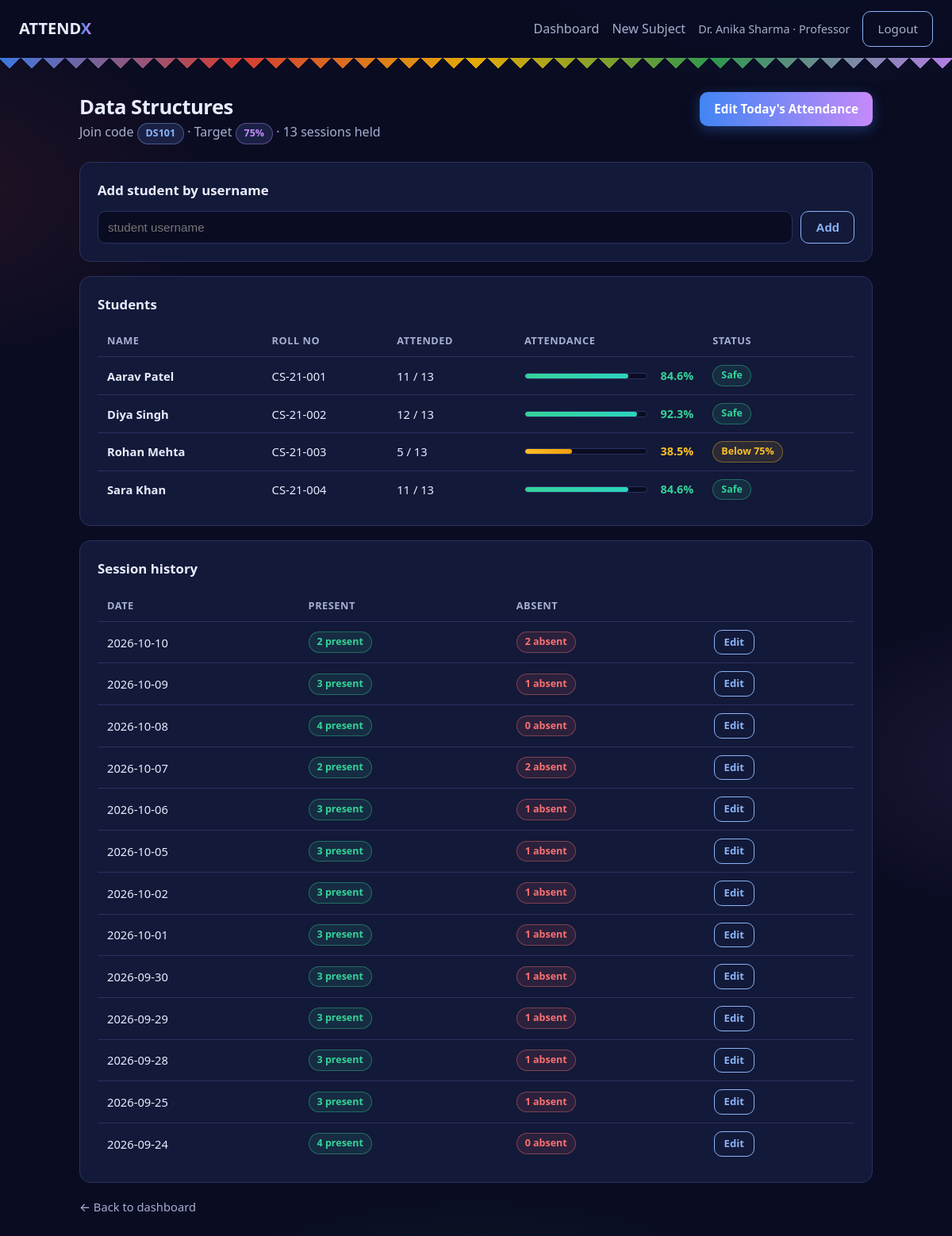
Screenshot of /prof/subject/1 (signed in) with the database file from the repository.
### tables this page shows
CREATE TABLE subjects (
    id INTEGER PRIMARY KEY AUTOINCREMENT,
    prof_id INTEGER NOT NULL REFERENCES professors(id) ON DELETE CASCADE,
    name TEXT NOT NULL,
    code TEXT UNIQUE NOT NULL,
    min_attendance_pct REAL NOT NULL DEFAULT 75
);

CREATE TABLE students (
    id INTEGER PRIMARY KEY AUTOINCREMENT,
    username TEXT UNIQUE NOT NULL,
    password_hash TEXT NOT NULL,
    name TEXT NOT NULL,
    roll_no TEXT NOT NULL
);

CREATE TABLE attendance_sessions (
    id INTEGER PRIMARY KEY AUTOINCREMENT,
    subject_id INTEGER NOT NULL REFERENCES subjects(id) ON DELETE CASCADE,
    session_date TEXT NOT NULL,
    created_at TEXT NOT NULL DEFAULT CURRENT_TIMESTAMP,
    UNIQUE(subject_id, session_date)
);

### app.py (the view)
@app.route("/prof/subject/<int:subject_id>")
@login_required("prof")
def subject_detail(subject_id):
    subject = get_own_subject(subject_id)
    if not subject:
        flash("Subject not found.", "error")
        return redirect(url_for("prof_dashboard"))
    db = get_db()
    stats = build_student_stats(db, subject)
    sessions_total = total_sessions(db, subject_id)
    history = db.execute(
        """
        SELECT ses.id, ses.session_date,
               SUM(CASE WHEN ar.status = 'P' THEN 1 ELSE 0 END) AS present_count,
               SUM(CASE WHEN ar.status = 'A' THEN 1 ELSE 0 END) AS absent_count
        FROM attendance_sessions ses
        LEFT JOIN attendance_records ar ON ar.session_id = ses.id
        WHERE ses.subject_id = ?
        GROUP BY ses.id
        ORDER BY ses.session_date DESC
        """,
        (subject_id,),
    ).fetchall()
    today_session = db.execute(
        "SELECT id FROM attendance_sessions WHERE subject_id = ? AND session_date = ?",
        (subject_id, date.today().isoformat()),
    ).fetchone()
    return render_template(
        "subject_detail.html",
        subject=subject,
        stats=stats,
        sessions_total=sessions_total,
        history=history,
        today_session=today_session,
        today=date.today().isoformat(),
    )

### app.py (called while the page is built)
def get_db():
    if "db" not in g:
        g.db = sqlite3.connect(DB_PATH)
        g.db.row_factory = sqlite3.Row
        g.db.execute("PRAGMA foreign_keys = ON")
    return g.db

def login_required(role):
    def decorator(view):
        @wraps(view)
        def wrapped(*args, **kwargs):
            if session.get("role") != role:
                flash("Please log in first.", "error")
                return redirect(url_for("prof_login" if role == "prof" else "student_login"))
            return view(*args, **kwargs)
        return wrapped
    return decorator

def attendance_advisory(attended, total, target):
    data = {
        "attended": attended,
        "total": total,
        "absent": total - attended,
        "target": target,
        "pct": round(attended / total * 100, 1) if total else 0.0,
        "status": "no_classes",
        "classes_to_attend": None,
        "can_miss": None,
    }
    if total == 0:
        return data
    pct = attended / total * 100
    if pct >= target:
        data["status"] = "safe"
        data["can_miss"] = max(0, math.floor((100 * attended - target * total) / target))
    elif attended == 0:
        data["status"] = "critical"
        data["classes_to_attend"] = 1
    else:
        data["status"] = "below"
        if target < 100:
            n = math.ceil((target * total - 100 * attended) / (100 - target))
            data["classes_to_attend"] = max(1, n)
    return data

def total_sessions(db, subject_id):
    return db.execute(
        "SELECT COUNT(*) AS c FROM attendance_sessions WHERE subject_id = ?",
        (subject_id,),
    ).fetchone()["c"]

def get_own_subject(subject_id):
    return get_db().execute(
        "SELECT * FROM subjects WHERE id = ? AND prof_id = ?",
        (subject_id, session["user_id"]),
    ).fetchone()

### templates/subject_detail.html (shortened to what this page needs)
{% extends "base.html" %}
{% block content %}
<div class="page-head">
  <div>
    <h1>{{ subject.name }}</h1>
    <p class="muted">
      Join code <span class="badge badge-code">{{ subject.code }}</span>
      · Target <span class="badge badge-target">{{ subject.min_attendance_pct|int }}%</span>
      · {{ sessions_total }} session{{ 's' if sessions_total != 1 }} held
    </p>
  </div>
  {% if today_session %}
    <a class="btn btn-primary" href="{{ url_for('edit_session', session_id=today_session.id) }}">Edit Today's Attendance</a>
  {% else %}
    <a class="btn btn-primary" href="{{ url_for('mark_attendance', subject_id=subject.id) }}">Mark Today's Attendance</a>
  {% endif %}
</div>
<div class="card">
  <h2 class="card-title">Add student by username</h2>
  <form method="post" action="{{ url_for('subject_add_student', subject_id=subject.id) }}" class="inline-form">
    <input type="text" name="username" placeholder="student username" required>
    <button class="btn btn-outline">Add</button>
  </form>
</div>
<div class="card">
  <h2 class="card-title">Students</h2>
  {% if stats %}
  <div class="table-wrap">
    <table>
      <thead>
        <tr><th>Name</th><th>Roll No</th><th>Attended</th><th>Attendance</th><th>Status</th></tr>
      </thead>
      <tbody>
        {% for st in stats %}
        <tr>
          <td><strong>{{ st.name }}</strong></td>
          <td>{{ st.roll_no }}</td>
          <td>{{ st.attended }} / {{ st.total }}</td>
          <td style="min-width:140px">
            <div class="pct-wrap">
              <div class="pct-bar"><div class="pct-fill {{ 'ok' if st.status == 'safe' else ('warn' if st.status == 'below' else 'bad') }}" style="width: {{ [st.pct, 100]|min }}%"></div></div>
              <span class="pct-num {{ 'ok' if st.status == 'safe' else ('warn' if st.status == 'below' else 'bad') }}">{{ st.pct }}%</span>
            </div>
          </td>
          <td>
            {% if st.status == 'safe' %}
              <span class="badge badge-ok">Safe</span>
            {% elif st.status == 'below' %}
              <span class="badge badge-warn">Below {{ subject.min_attendance_pct|int }}%</span>
            {% elif st.status == 'critical' %}
              <span class="badge badge-err">Critical</span>
            {% else %}
              <span class="badge">No classes</span>
            {% endif %}
          </td>
        </tr>
        {% endfor %}
      </tbody>
    </table>
  </div>
  {% else %}
  <p class="muted">No students enrolled yet. Share the join code or add them by username above.</p>
  {% endif %}
</div>
<div class="card">
  <h2 class="card-title">Session history</h2>
  {% if history %}
  <div class="table-wrap">
    <table>
      <thead>
        <tr><th>Date</th><th>Present</th><th>Absent</th><th></th></tr>
      </thead>
      <tbody>
        {% for h in history %}
        <tr>
          <td>{{ h.session_date }}</td>
          <td><span class="badge badge-ok">{{ h.present_count }} present</span></td>
          <td><span class="badge badge-err">{{ h.absent_count }} absent</span></td>
          <td><a class="btn btn-outline btn-sm" href="{{ url_for('edit_session', session_id=h.id) }}">Edit</a></td>
        </tr>
        {% endfor %}
      </tbody>
    </table>
  </div>
  {% else %}
  <p class="muted">No attendance sessions yet.</p>
  {% endif %}
</div>
<a class="back-link" href="{{ url_for('prof_dashboard') }}">← Back to dashboard</a>
{% endblock %}

### static/style.css (style rules this page uses)
:root { --bg: #0a0c22; --card: #131938; --card2: #1a2145; --text: #e8ecff; --muted: #a6aecf; --accent: #8ab4f8; --accent2: #c58af9; --green: #34d399; --amber: #fbbf24; --red: #f87171; --border: #2a3160; --radius: 14px; --g-blue: #4285f4; --g-red: #ea4335; --g-yellow: #fbbc05; --g-green: #34a853; }
* { box-sizing: border-box; margin: 0; padding: 0; }
body { font-family: "Segoe UI", system-ui, -apple-system, sans-serif; background: radial-gradient(1000px 500px at 85% -10%, rgba(66, 133, 244, 0.18) 0%, transparent 55%), radial-gradient(800px 450px at -10% 15%, rgba(234, 67, 53, 0.12) 0%, transparent 50%), radial-gradient(900px 500px at 50% 110%, rgba(52, 168, 83, 0.12) 0%, transparent 55%), radial-gradient(700px 400px at 110% 60%, rgba(197, 138, 249, 0.10) 0%, transparent 50%), var(--bg); color: var(--text); min-height: 100vh; line-height: 1.5; }
a { color: var(--accent); text-decoration: none; }
.page-head { display: flex; justify-content: space-between; align-items: flex-start; gap: 16px; flex-wrap: wrap; margin-bottom: 22px; }
.page-head h1 { font-size: 1.6rem; letter-spacing: -0.5px; }
.card { background: var(--card); border: 1px solid var(--border); border-radius: var(--radius); padding: 22px; margin-bottom: 18px; }
.card-title { font-size: 1.05rem; margin-bottom: 14px; }
.btn { display: inline-block; padding: 10px 18px; border-radius: 10px; font-weight: 600; font-size: 0.95rem; border: none; cursor: pointer; text-align: center; transition: opacity .15s ease, transform .1s ease; }
.btn-primary { background: linear-gradient(90deg, var(--g-blue), var(--accent2)); color: #fff; box-shadow: 0 4px 16px rgba(66, 133, 244, 0.35); }
.btn-outline { background: transparent; color: var(--accent); border: 1px solid var(--accent); }
.btn-sm { padding: 5px 12px; font-size: 0.82rem; }
.form input, .inline-form input { width: 100%; margin-top: 6px; padding: 11px 12px; background: var(--bg); border: 1px solid var(--border); border-radius: 10px; color: var(--text); font-size: 0.95rem; }
.inline-form { display: flex; gap: 10px; }
.inline-form input { margin-top: 0; flex: 1; }
.badge { display: inline-block; padding: 3px 10px; border-radius: 999px; font-size: 0.78rem; font-weight: 600; background: var(--card2); color: var(--muted); border: 1px solid var(--border); white-space: nowrap; }
.badge-code { color: var(--accent); border-color: rgba(138, 180, 248, 0.4); }
.badge-target { color: var(--accent2); border-color: rgba(197, 138, 249, 0.4); }
.badge-ok { color: var(--green); border-color: rgba(52, 211, 153, 0.4); background: rgba(52, 211, 153, 0.1); }
.badge-warn { color: var(--amber); border-color: rgba(251, 191, 36, 0.4); background: rgba(251, 191, 36, 0.1); }
.badge-err { color: var(--red); border-color: rgba(248, 113, 113, 0.4); background: rgba(248, 113, 113, 0.1); }
.table-wrap { overflow-x: auto; }
table { width: 100%; border-collapse: collapse; font-size: 0.92rem; }
th, td { text-align: left; padding: 10px 12px; border-bottom: 1px solid var(--border); }
th { color: var(--muted); font-weight: 600; font-size: 0.8rem; text-transform: uppercase; letter-spacing: 0.04em; }
tr:last-child td { border-bottom: none; }
.pct-wrap { display: flex; align-items: center; gap: 10px; }
.pct-bar { flex: 1; height: 8px; background: var(--bg); border-radius: 999px; overflow: hidden; border: 1px solid var(--border); }
.pct-fill { height: 100%; border-radius: 999px; transition: width .4s ease; }
.pct-fill.ok { background: linear-gradient(90deg, #34d399, #2dd4bf); }
.pct-fill.warn { background: linear-gradient(90deg, #fbbf24, #f59e0b); }
.pct-num { font-weight: 700; font-size: 0.9rem; min-width: 48px; text-align: right; }
.ok { color: var(--green); }
.warn { color: var(--amber); }
.muted { color: var(--muted); }
.back-link { display: inline-flex; align-items: center; gap: 6px; color: var(--muted); font-weight: 500; font-size: 0.92rem; }

### rows the page displays
subjects: name "Data Structures", code "DS101", min_attendance_pct "75", min_attendance_pct "75"
students: name "Aarav Patel", roll_no "CS-21-001"
students: name "Diya Singh", roll_no "CS-21-002"
students: name "Rohan Mehta", roll_no "CS-21-003"
students: name "Sara Khan", roll_no "CS-21-004"
attendance_sessions: session_date "2026-10-10", present_count "2", absent_count "2"
attendance_sessions: session_date "2026-10-09", present_count "3", absent_count "1"
attendance_sessions: session_date "2026-10-08", present_count "4", absent_count "0"
attendance_sessions: session_date "2026-10-07", present_count "2", absent_count "2"
attendance_sessions: session_date "2026-10-06", present_count "3", absent_count "1"
attendance_sessions: session_date "2026-10-05", present_count "3", absent_count "1"
attendance_sessions: session_date "2026-10-02", present_count "3", absent_count "1"
attendance_sessions: session_date "2026-10-01", present_count "3", absent_count "1"
attendance_sessions: session_date "2026-09-30", present_count "3", absent_count "1"
attendance_sessions: session_date "2026-09-29", present_count "3", absent_count "1"
attendance_sessions: session_date "2026-09-28", present_count "3", absent_count "1"
attendance_sessions: session_date "2026-09-25", present_count "3", absent_count "1"
attendance_sessions: session_date "2026-09-24", present_count "4", absent_count "0"

### other values shown
{{ session.get('name') }} "Dr. Anika Sharma"
{{ sessions_total }} "13"
{{ 's' if sessions_total != 1 }} "s"
{{ st.attended }} "11" "12" "5" "11"
{{ st.total }} "13" "13" "13" "13"
{{ st.pct }} "84.6" "92.3" "38.5" "84.6"
